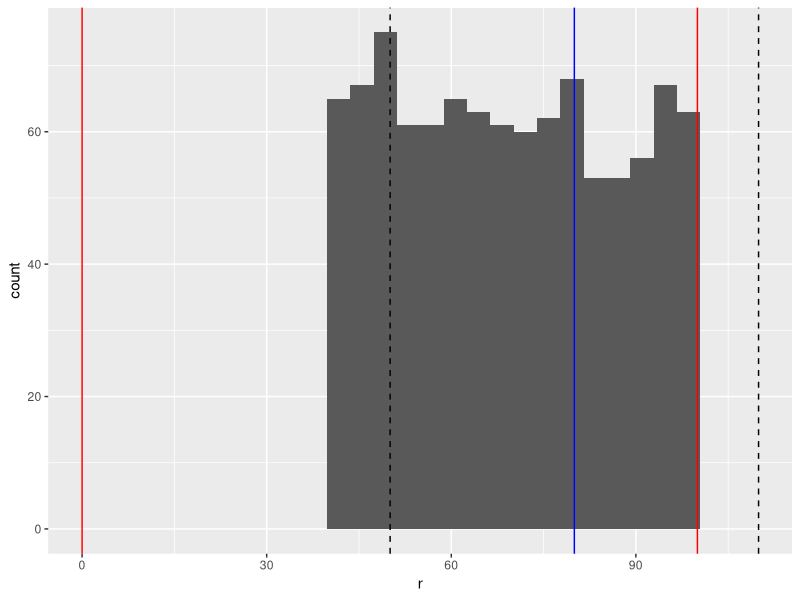

Generate this figure with R:
library(ggplot2)
jitterIt<-function(i=50, l=0, u=100, jitFrac=0.6, n=1000,buffer=0.001){
    lo = l;
    uo = u;
    d = u - l;
    l = l+buffer*d;#shrink lower bound
    u = u-buffer*d;#shrink upper bound
    d = u - l;    #shrink interval
    lp = i - 0.5*d*jitFrac;
    up = i + 0.5*d*jitFrac;
    rp = i + (runif(n)-0.5)*d*jitFrac;
    idx<-rp>u; rp[idx] = lp - (rp[idx]-u);
    idx<-rp<l; rp[idx] = up + (l-rp[idx]);

    dfr<-data.frame(r=rp);

    p<-ggplot(data=dfr,mapping=aes_string(x="r")) + geom_histogram();
    p <- p + coord_cartesian(xlim=c(min(lo,lp),max(uo,up)));
    p <- p + geom_vline(xintercept=lo,colour="red") + geom_vline(xintercept=uo,colour="red");
    p <- p + geom_vline(xintercept=lp,linetype=2) + geom_vline(xintercept=up,linetype=2);
    p <- p + geom_vline(xintercept=i,color="blue")
    print(p)
    return(rp);
}

r<-jitterIt(i=80);

